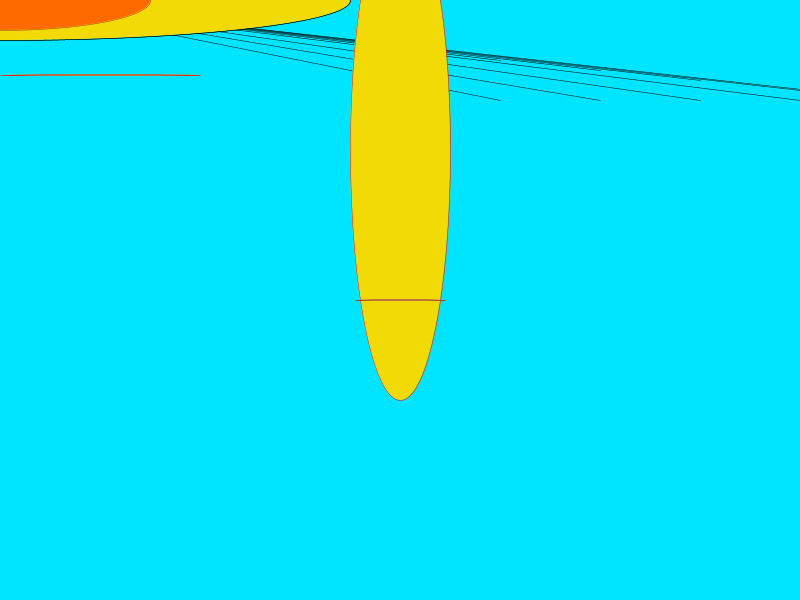
Frame 1 (no input)
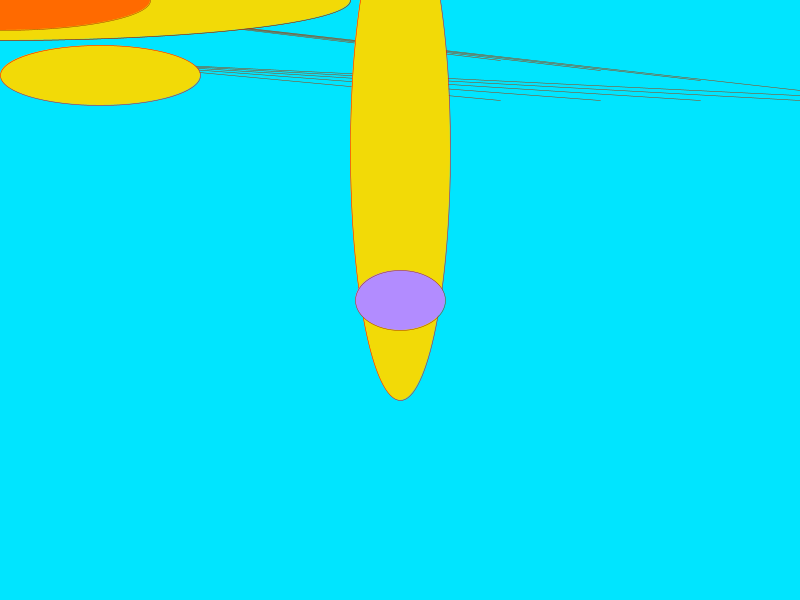
Frame 60 (the mouse pressed at the canvas centre just before this capture)
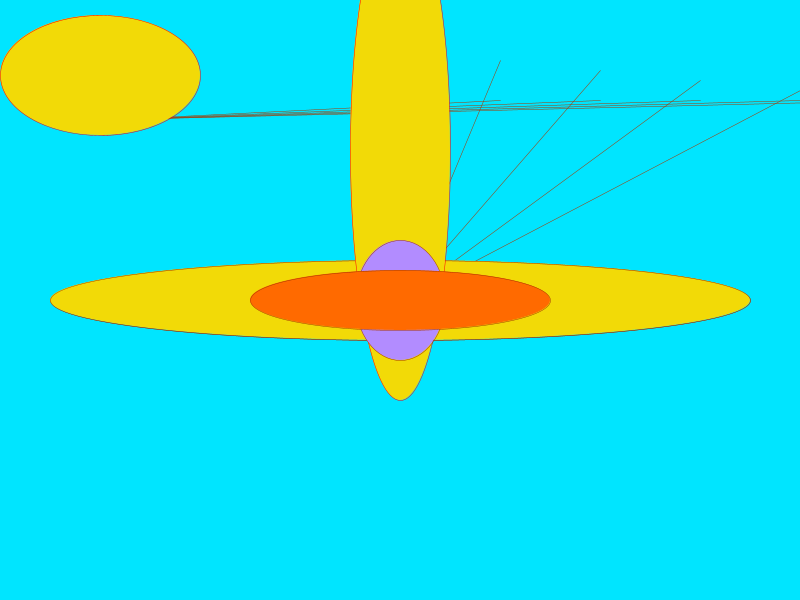
Frame 120 (the mouse held since frame 60 and released just before this capture)

The Processing sketch that drew these frames (run headless with seeded random() and noise(); from frame 60 on, the mouse is pressed at the canvas centre):

// Processing sketch: processing_71326
// ── processing_71326.pde

float myNum;//declare variable

void setup(){
  size(800,600);
  smooth();
  strokeWeight(.5);
  colorMode(HSB,360,100,100,100);
  myNum =0;
}

void draw(){
//taken from processing.org
  if (mouseX < 100) {
    cursor(HAND);
  } else {
    cursor(TEXT);
  }

  background(186,149,255);
  line(myNum,myNum,500,100);
  line(myNum,myNum,600,100);
  line(myNum,myNum,700,100);
  line(myNum,myNum,800,100);
   line(myNum,myNum,900,100);
    line(mouseX,mouseY,500,60);
    line(mouseX,mouseY,600,70);
    line(mouseX,mouseY,700,80);
    line(mouseX,mouseY,800,90);
    ellipse(mouseX,mouseY,600,70);
    fill(181,97,95);
  
    ellipse(mouseX,mouseY,700,80);
      fill(54,97,95);
    ellipse(mouseX,mouseY,700,80);
    
  stroke(0,100,605,255);
  myNum++;
 ellipse(width/2,height/4,100,500);
  ellipse(width/8,height/8,200,myNum);
  fill(260,45,875);
   stroke(20,100,65,255);
   ellipse(width/2,height/2,90,myNum);
   fill(25,184,437);
   ellipse(mouseX,mouseY,300,60);
if(myNum>400){
  myNum=0;
}
  if(mouseX>400){
    fill(34,450,56);
}
else{}
 fill(0,88,76);
}
